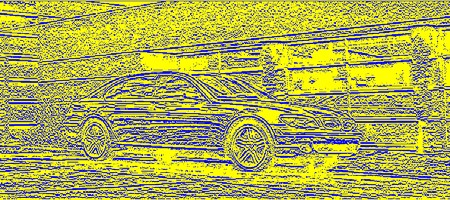
%> input picture 08_HOG/sample.jpg, 450 x 200 px
$ octave --eval "result = HOG_features(rgb2gray(imread('../sample.jpg')));"   (GNU Octave 9; MATLAB toolbox functions it lacks are replaced by stand-ins)
%> lines starting %> are read from the running program, lines starting %| are printed output that depends on the picture
%> the answer given: 30, 30, 9
### 08_HOG/code/compute_gradient.m
function [G,alpha_] = compute_gradient(I,plot,signed)
%> called with plot = 'no plot', signed = 'signed'
%COMPUTE_GRADIENT Computes the magnitude of the gradient and the
%orientation of the image I
if nargin<3
    signed = 'signed'; % Sets the default value of the 'plot' parameter
end

if nargin<2
    plot = 'no plot'; % Sets the default value of the 'plot' parameter
end

Dx = [-1 0 1];
Dy = [-1 0 1]';
Ix = conv2(I,Dx,'same');
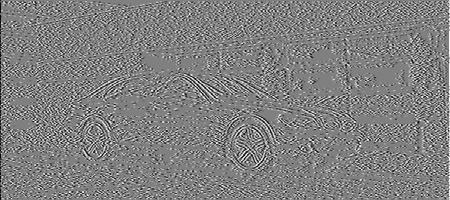
%> Ix: size 200x450 double; min -234, max 231, mean 0; drawn with min black and max white
Iy = conv2(I,Dy,'same');
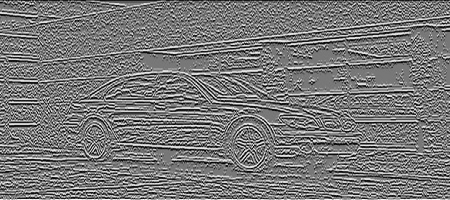
%> Iy: size 200x450 double; min -213, max 239, mean -0.2; drawn with min black and max white

G = (Ix.^2+Iy.^2).^0.5;
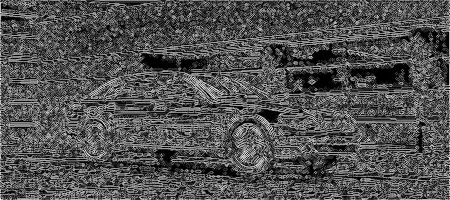
%> G: size 200x450 double; min 0, max 313.3, mean 100.6; drawn with min black and max white
theta = atan2(Iy,Ix);
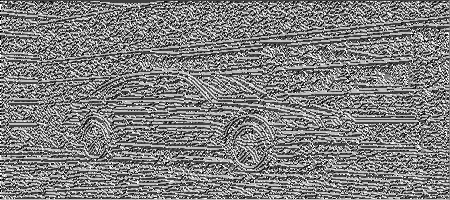
%> theta: size 200x450 double; min -3.14, max 3.14, mean 0.00971; drawn with min black and max white

alpha = theta*180/pi;
alpha_ = zeros(size(alpha));
[nrows,ncols] = size(alpha_);
%> nrows = 200; ncols = 450
for i=1:nrows*ncols
    if alpha(i) >= 0
        alpha_(i) = alpha(i);
    else
        if strcmp(signed,'signed')
            alpha_(i) = alpha(i)+360;
        else
            alpha_(i) = alpha(i)+180;
        end
    end
end
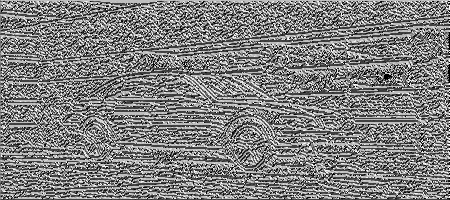
%> alpha_: size 200x450 double; min 0, max 359.7, mean 180.1; drawn with min black and max white

%% Plot
if strcmp(plot,'plot')
    figure;
    sgtitle("Computation of the gradient of the image I");
    nrows = 2;
    ncols = 2;
    subplot(nrows,ncols,1); imshow(I); title("1. I = Original image");
    subplot(nrows,ncols,2); imshow(G,[0 255]); title("1. G = Magnitude of the gradient");
    subplot(nrows,ncols,3); imshow(Ix,[-255 0]); title("1. Ix = X-derivative");
    subplot(nrows,ncols,4); imshow(Iy,[-255 0]); title("1. Iy = Y-derivative");
end
end

### 08_HOG/code/divide_cells.m
function I_divided = divide_cells(I,input,plot)
%> called with plot = 'no plot'
% Divide the image I into multiple cells
if nargin<3
    plot = 'no plot'; % Sets the default value of the 'plot' parameter
end

if nargin<2
    input = 'dialog'; % Sets the default value of the 'input' parameter
    % This parameter is used for HOG_features.m which already calls a
    % dialog box
end

if strcmp(plot,'plot')
    figure;
    imshow(I);
end

%% Dialog box
if strcmp(input,'dialog')
    prompt = {'Enter cell width:','Enter cell height:'};
    dlgtitle = 'Input';
    dims = [1 35];
    definput = {'20','20'};
    input = inputdlg(prompt,dlgtitle,dims,definput);
    width = str2num(input{1});
    height = str2num(input{2});
else
    width = input{1};
    height = input{2};
end


%% Creation of a cell object containing the divided image
[max_height,max_width] = size(I);
%> max_height = 200; max_width = 450
n_rows = ceil(max_height/height);
%> n_rows = 7
n_cols = ceil(max_width/width);
%> n_cols = 15
I_divided = cell(n_rows,n_cols);
for i=1:n_rows
    for j=1:n_cols
        if i==n_rows && j==n_cols
            I_divided{i,j} = I((i-1)*height+1:max_height , (j-1)*width+1:max_width);
        elseif i==n_rows
            I_divided{i,j} = I((i-1)*height+1:max_height , (j-1)*width+1:j*width);
        elseif j==n_cols
            I_divided{i,j} = I((i-1)*height+1:i*height , (j-1)*width+1:max_width);

        else
            I_divided{i,j} = I((i-1)*height+1:i*height , (j-1)*width+1:j*width);
        end

    end
end
%> after the loop, I_divided = 105 items

%% Plots the result if asked to do so
if strcmp(plot,'plot')
    I_plot = cat(3,I,I,I);
    for i=1:floor(max_height/height)
        I_plot(i*height,:,1)=255;
        I_plot(i*height,:,2)=0;
        I_plot(i*height,:,3)=0;
    end
    for i=1:floor(max_width/width)
        I_plot(:,i*width,1)=255;
        I_plot(:,i*width,2)=0;
        I_plot(:,i*width,3)=0;
    end
    title('Divide I into cells');
    imshow(I_plot);
end
end

### 08_HOG/code/HOG_features.m
function [histograms] = HOG_features(I,plot, width, height, n_bins)
% Computes the HOG features for a given image I
if nargin<3
    dialogbox = "dialogbox";
else
    dialogbox = "none";
end

if nargin<2
    plot = 'no plot'; % Sets the default value of the 'plot' parameter
end

%% Dialog box
if strcmp(dialogbox,'dialogbox')
    prompt = {'Enter cell width:','Enter cell height:','Enter the number of bins'};
    dlgtitle = 'Input';
    dims = [1 35];
    definput = {'30','30','9'};

    input = inputdlg(prompt,dlgtitle,dims,definput);
    width = str2num(input{1});
    height = str2num(input{2});
    n_bins = str2num(input{3});
end

%% Divide the image into cells using divide_cells.m
[G, alpha_signed] = compute_gradient(I,'no plot','signed');
G_divided = divide_cells(G,{width,height},'no plot');
%> G_divided = 105 items
alpha_divided = divide_cells(alpha_signed,{width,height},'no plot');
%> alpha_divided = 105 items
[n_rows, n_cols] = size(G_divided);
%> n_rows = 7; n_cols = 15

%% Histogram computation
edges = 0: 360/n_bins : 360;
histograms = cell(n_rows,n_cols);
%> histograms = 105 items
for i=1:n_rows
    for j=1:n_cols
        alpha = alpha_divided{i,j};
        hist = zeros(1,n_bins);
        for n=1:n_bins
            if n==n_bins
                count = (edges(n)<= alpha)&(alpha <= edges(n+1)).*G_divided{i,j}.^0.5;
            else
                count = (edges(n)<= alpha)&(alpha < edges(n+1)).*G_divided{i,j}.^0.5;
            end
            hist(n) = sum(count,'all');
        end
        histograms{i,j} = hist;
    end
end
%> this loop made 7 passes
%> after the loop, hist = [55 63 119 40 52 33 119 66 53]
%> `result = HOG_features(rgb2gray(imread('../sample.jpg')));`: result = 105 items

%% Plot the histograms
if strcmp(plot,'plot')
    [max_height, max_width] = size(I);
    height = max_height/n_rows;
    width = max_width/n_cols;
    f = figure();
    pos = f.Position;
    f.Position = [pos(1) pos(2) max_width, max_height];
    for i=1:n_rows
        for j=1:n_cols
            pos = [width*(j-1)/max_width 1-height*(i)/(max_height) width/(max_width), height/(max_height)];
            subplot('Position',pos);
            histogram('BinEdges',edges,'BinCounts',histograms{i,j});
            ax = gca;
            disableDefaultInteractivity(ax);
            set(gca,'visible','off');
        end
    end
end

end
